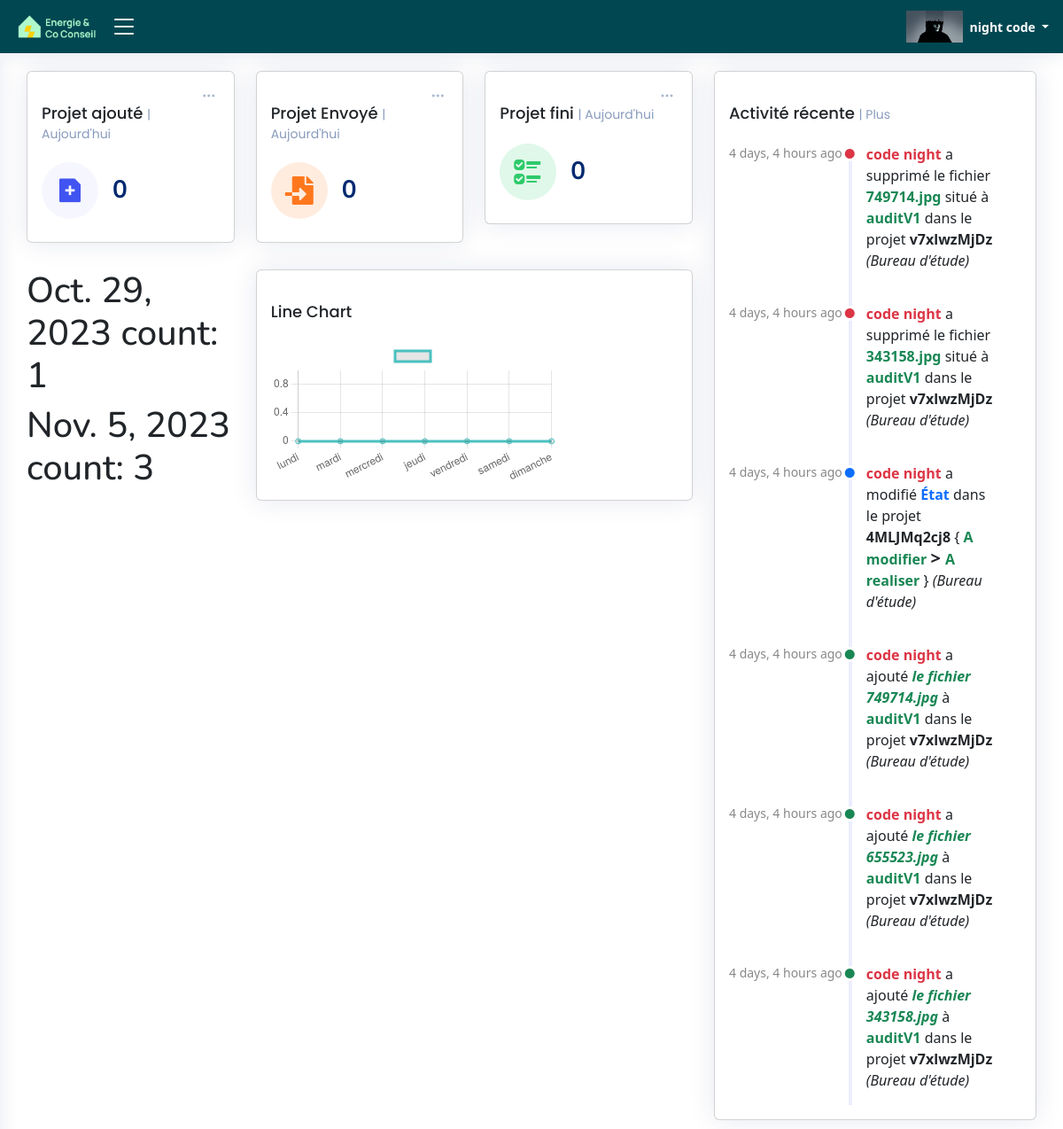
Before: /Accueil/ (signed in) with the older database file.
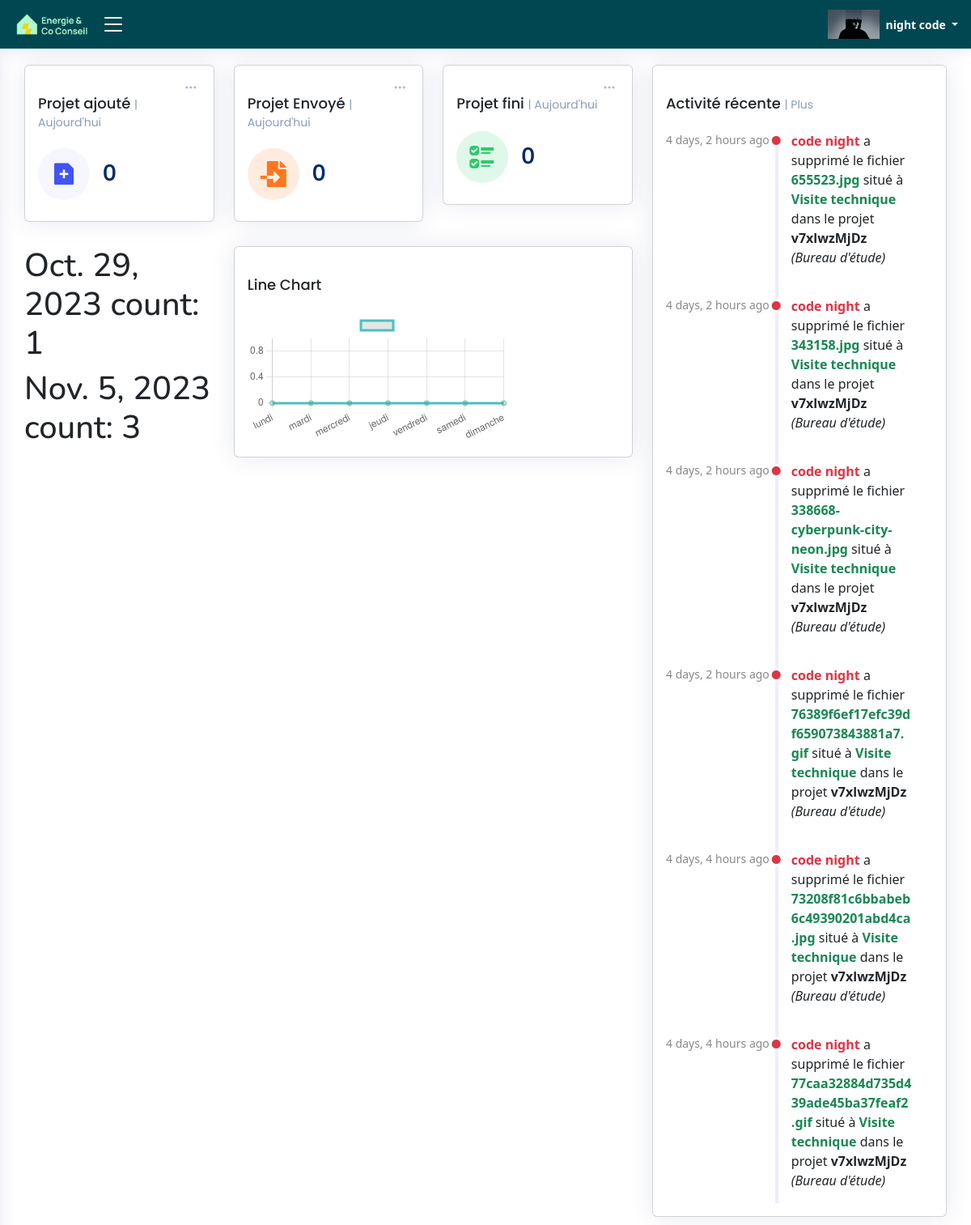
After: the same page with the newer database file.
### ERapp/models.py (models this page shows, shortened)
class Activities_audit(models.Model):
    Activity_id = models.CharField(max_length=255,blank=True)
    Activity_user = models.CharField(max_length=255,blank=True)
    Activity_user_email = models.CharField(max_length=255,blank=True)
    Activity_table = models.CharField(max_length=255,blank=True)
    Activity_date = models.DateTimeField(default=timezone.now)
    Activity_project_id = models.CharField(max_length=255,blank=True)
    Activity_name = models.CharField(max_length=255,blank=True)
    Activity_before = models.CharField(max_length=255,blank=True)
    Activity_after = models.CharField(max_length=255,blank=True)
    Activity_add = models.BooleanField(default=False)
    Activity_add_2 = models.BooleanField(default=False)
    Activity_edit = models.BooleanField(default=False)
    Activity_delete = models.BooleanField(default=False)
    Activity_be = models.BooleanField(default=False)

### ERapp/views.py (the view)
# urls.py: path('Accueil/',Auditeur_Accueil ,name="Auditeur_main_page"),
@login_required
def Auditeur_Accueil(request):
    user_=request.user
    data = TableData001.objects.all()
    activities_audit = Activities_audit.objects.order_by("-Activity_date")[:6]
    today = date.today()
    first_day_of_year = date(today.year, 1, 1)
    first_day_of_month = date(today.year, today.month, 1)
    client_count_added_today = TableData001.objects.filter(creation_time__date=today).count()
    client_count_added_month = TableData001.objects.filter(creation_time__range=(first_day_of_month, datetime.now(tz_gmt_plus_1))).count()
    client_count_added_year= TableData001.objects.filter(creation_time__range=(first_day_of_year, datetime.now(tz_gmt_plus_1))).count()
    client_count_envoye_today = TableData001.objects.filter(Envoye_time__date=today).count()
    client_count_envoye_month = TableData001.objects.filter(Envoye_time__range=(first_day_of_month, datetime.now(tz_gmt_plus_1))).count()
    client_count_envoye_year= TableData001.objects.filter(Envoye_time__range=(first_day_of_year, datetime.now(tz_gmt_plus_1))).count()
    client_count_fini_today = TableData001.objects.filter(fini_time__date=today).count()
    client_count_fini_month = TableData001.objects.filter(fini_time__range=(first_day_of_month, datetime.now(tz_gmt_plus_1))).count()
    client_count_fini_year= TableData001.objects.filter(fini_time__range=(first_day_of_year, datetime.now(tz_gmt_plus_1))).count()
    tw = datetime.now()
    td = datetime.today() - timedelta(days=7)#tw.weekday()
    client_count_fini_year_by_A = TableData001.objects.filter(fini_time__range=(first_day_of_year, datetime.now(tz_gmt_plus_1))) \
                                  .annotate(day=TruncDate('fini_time')) \
                                  .values('day') \
                                  .annotate(count=Count('id')) \
                                  .order_by('day')
    result = TableData001.objects.filter(fini_time__range=(first_day_of_year, datetime.now(tz_gmt_plus_1))) \
                                  .annotate(day=TruncDate('fini_time')) \
                                  .values('day') \
                                  .annotate(count=Count('id')) \
                                  .order_by('day')
    result_dict = {item['day'].strftime('%A').lower(): item['count'] for item in result}
    days_of_week = ['lundi', 'mardi', 'mercredi', 'jeudi', 'vendredi', 'samedi','dimanche']
    final_result = {day: result_dict.get(day, 0) for day in days_of_week}
    return render(request, "html/Auditeur_main_page.html",{'data':data,
                                                        'activities_audit':activities_audit,
                                                        'client_count_added_today':client_count_added_today,
                                                        'client_count_added_month':client_count_added_month,
                                                        'client_count_added_year':client_count_added_year,
                                                        'client_count_envoye_today':client_count_envoye_today,
                                                        'client_count_envoye_month':client_count_envoye_month,
                                                        'client_count_envoye_year':client_count_envoye_year,
                                                        'client_count_fini_today':client_count_fini_today,
                                                        'client_count_fini_month':client_count_fini_month,
                                                        'client_count_fini_year':client_count_fini_year,
                                                        'final_result':final_result,
                                                        'client_count_fini_year_by_A':client_count_fini_year_by_A})

### ERapp/templates/html/Auditeur_main_page.html (shortened to what the changed rows need)
{% load static %}
{% load l10n %}
{% load humanize %}
<!DOCTYPE html>
<html lang="en">
<head>
  <link rel="stylesheet" href="https://cdnjs.cloudflare.com/ajax/libs/font-awesome/5.15.3/css/all.min.css">
  <link href="{% static 'css/style.css' %}" rel="stylesheet" type="text/css">
  <link href="{% static 'vendor/bootstrap/css/bootstrap.min.css' %}" rel="stylesheet">
  <link href="{% static 'vendor/bootstrap-icons/bootstrap-icons.css' %}" rel="stylesheet">
  <link href="{% static 'vendor/boxicons/css/boxicons.min.css' %}" rel="stylesheet">
  <link href="{% static 'vendor/quill/quill.snow.css' %}" rel="stylesheet">
  <link href="{% static 'vendor/quill/quill.bubble.css' %}" rel="stylesheet">
  <link href="{% static 'vendor/remixicon/remixicon.css' %}" rel="stylesheet">
  <link href="{% static 'vendor/simple-datatables/style.css' %}" rel="stylesheet">
</head>
<body onload="load()">
  {% if user.is_authenticated  and "auditeur" in user.role  %}
  <main id="main" class="main">
    <section class="section dashboard">
        <div class="row">
          <div class="col-lg-8">
            <div class="row">
                <div class="col-xxl-4 col-md-4">
                  {% for item in client_count_fini_year_by_A %}
                  <h1>{{item.day}}   count: {{item.count}}</h1>
                  {% endfor %}
                </div>
                    <script>
                      document.addEventListener("DOMContentLoaded", () => {
                        new Chart(document.querySelector('#lineChart'), {
                          type: 'line',
                          data: {
                            labels: ['lundi', 'mardi', 'mercredi', 'jeudi', 'vendredi', 'samedi','dimanche'],
                            datasets: [{
                              label: '',
                              data: [{{ final_result.lundi }}, {{final_result.mardi}}, {{final_result.mercredi}}, {{final_result.jeudi}}, {{final_result.vendredi}}, {{final_result.samedi}}, {{final_result.dimanche}}],
                              fill: false,
                              borderColor: 'rgb(75, 192, 192)',
                              tension: 1
                            }]
                          },
                          options: {
                            scales: {
                              y: {
                                beginAtZero: true
                              }
                            }
                          }
                        });
                      });
                    </script>
            </div>
          </div>
          <div class="col-lg-4">
            <div class="card">
              <div class="card-body">
                <div class="activity">
                  {% for A_AU in activities_audit %}
                    {% if A_AU.Activity_edit %}
                      <div class="activity-item d-flex">
                        <div class="activite-label">{{A_AU.Activity_date|naturaltime}}</div>
                        <i class="bi bi-circle-fill activity-badge text-primary align-self-start"></i>
                        <div class="activity-content">
                          <p class="Activities_audit_p"><b  class="fw-bold text-danger">{{A_AU.Activity_user}}</b> a modifié <b class="fw-bold text-primary">{{A_AU.Activity_name}}</b> dans le projet <b class="fw-bold text-dark">{{A_AU.Activity_project_id}}</b> { <b class="fw-bold text-success ">{{A_AU.Activity_before}}</b> <b class="fw-bold text-dark h5"> &gt </b> <b class="fw-bold text-success ">{{A_AU.Activity_after}}</b> } <i> ({{A_AU.Activity_table}})</i></p>
                        </div>
                      </div>
                    {% endif %}
                    {% if A_AU.Activity_add %}
                      <div class="activity-item d-flex">
                        <div class="activite-label">{{A_AU.Activity_date|naturaltime}}</div>
                        <i class="bi bi-circle-fill activity-badge text-success align-self-start"></i>
                        <div class="activity-content">
                          <p class="Activities_audit_p"><b class=" text-danger">{{A_AU.Activity_user}}</b> a ajouté <i class="fw-bold text-success">{{A_AU.Activity_before}}</i> à <b class="fw-bold text-success ">{{A_AU.Activity_after}}</b> dans le projet <b class="fw-bold text-dark">{{A_AU.Activity_project_id}}</b><i> ({{A_AU.Activity_table}})</i></p>
                        </div>
                      </div>
                    {% endif %}
                    {% if A_AU.Activity_delete %}
                      <div class="activity-item d-flex">
                        <div class="activite-label">{{A_AU.Activity_date|naturaltime}}</div>
                        <i class="bi bi-circle-fill activity-badge text-danger  align-self-start"></i>
                        <div class="activity-content">
                          <p class="Activities_audit_p"><b class=" text-danger">{{A_AU.Activity_user}}</b> a supprimé le fichier <b class="fw-bold text-success ">{{A_AU.Activity_before}}</b> situé à <b class="fw-bold text-success ">{{A_AU.Activity_after}}</b> dans le projet <b class="fw-bold text-dark">{{A_AU.Activity_project_id}}</b><i> ({{A_AU.Activity_table}})</i></p>
                        </div>
                      </div>
                    {% endif %}
                  {% endfor %}
                </div>
              </div>
            </div>
          </div>
        </div>
    </section>
  </main>
  {% else %}
  <script>
    window.location.href = "{% url 'not_logged_in' %}";
  </script>
  {% endif %}
</body>
</html>

Changed rows visible on the page:
no longer on this page (row unchanged): Activities_audit: Activity_date "4 days, 4 hours ago", Activity_user "code night", Activity_before "749714.jpg", Activity_after "auditV1", Activity_project_id "v7xlwzMjDz", Activity_table "Bureau d'étude"
no longer on this page (row unchanged): Activities_audit: Activity_date "4 days, 4 hours ago", Activity_user "code night", Activity_before "343158.jpg", Activity_after "auditV1", Activity_project_id "v7xlwzMjDz", Activity_table "Bureau d'étude"
no longer on this page (row unchanged): Activities_audit: Activity_date "4 days, 4 hours ago", Activity_user "code night", Activity_name "État", Activity_project_id "4MLJMq2cj8", Activity_before "A modifier", Activity_after "A realiser", Activity_table "Bureau d'étude"
no longer on this page (row unchanged): Activities_audit: Activity_date "4 days, 4 hours ago", Activity_user "code night", Activity_before "le fichier 749714.jpg", Activity_after "auditV1", Activity_project_id "v7xlwzMjDz", Activity_table "Bureau d'étude"
no longer on this page (row unchanged): Activities_audit: Activity_date "4 days, 4 hours ago", Activity_user "code night", Activity_before "le fichier 655523.jpg", Activity_after "auditV1", Activity_project_id "v7xlwzMjDz", Activity_table "Bureau d'étude"
no longer on this page (row unchanged): Activities_audit: Activity_date "4 days, 4 hours ago", Activity_user "code night", Activity_before "le fichier 343158.jpg", Activity_after "auditV1", Activity_project_id "v7xlwzMjDz", Activity_table "Bureau d'étude"
added Activities_audit: Activity_date "4 days, 2 hours ago", Activity_user "code night", Activity_before "655523.jpg", Activity_after "Visite technique", Activity_project_id "v7xlwzMjDz", Activity_table "Bureau d'étude"
added Activities_audit: Activity_date "4 days, 2 hours ago", Activity_user "code night", Activity_before "343158.jpg", Activity_after "Visite technique", Activity_project_id "v7xlwzMjDz", Activity_table "Bureau d'étude"
added Activities_audit: Activity_date "4 days, 2 hours ago", Activity_user "code night", Activity_before "338668-cyberpunk-city-neon.jpg", Activity_after "Visite technique", Activity_project_id "v7xlwzMjDz", Activity_table "Bureau d'étude"
added Activities_audit: Activity_date "4 days, 2 hours ago", Activity_user "code night", Activity_before "76389f6ef17efc39df659073843881a7.gif", Activity_after "Visite technique", Activity_project_id "v7xlwzMjDz", Activity_table "Bureau d'étude"
added Activities_audit: Activity_date "4 days, 4 hours ago", Activity_user "code night", Activity_before "73208f81c6bbabeb6c49390201abd4ca.jpg", Activity_after "Visite technique", Activity_project_id "v7xlwzMjDz", Activity_table "Bureau d'étude"
added Activities_audit: Activity_date "4 days, 4 hours ago", Activity_user "code night", Activity_before "77caa32884d735d439ade45ba37feaf2.gif", Activity_after "Visite technique", Activity_project_id "v7xlwzMjDz", Activity_table "Bureau d'étude"
